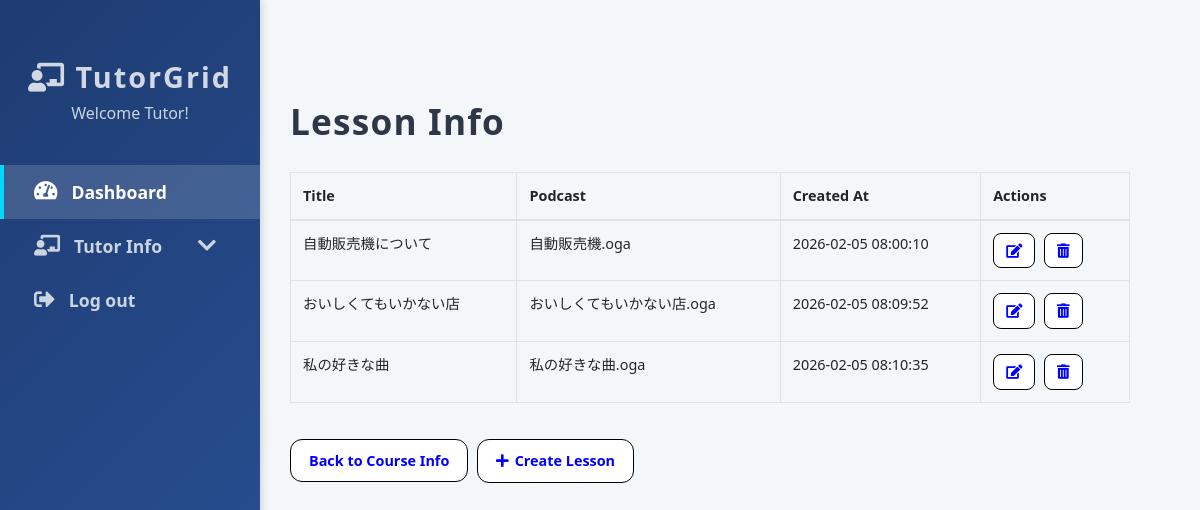
The page /Php_Code/lessons.php?id=1 on the database its author committed.
### tables this page shows
CREATE TABLE `lessons` (
  `LessonID` int(11) NOT NULL,
  `CID` int(11) NOT NULL,
  `title` varchar(255) NOT NULL,
  `file_path` varchar(255) NOT NULL,
  `description` mediumtext DEFAULT NULL,
  `uploaded_at` timestamp NOT NULL DEFAULT current_timestamp()
);

### Php_Code/lessons.php (the view, shortened to what this page needs)
<?php
include 'connection.php';
$cid=$_GET["id"];
?>
<!DOCTYPE html>
<html lang="en">
<head>
  <link rel="stylesheet" href="https://stackpath.bootstrapcdn.com/bootstrap/4.5.2/css/bootstrap.min.css" />
  <link rel="stylesheet" href="https://cdnjs.cloudflare.com/ajax/libs/font-awesome/5.15.4/css/all.min.css" />
</head>
<body>
  <nav class="sidebar">
    <div class="profile">
      <h3><i class="fas fa-chalkboard-teacher"></i> TutorGrid</h3>
      <p>Welcome Tutor!</p>
    </div>
    <div class="sidebar-sticky">
      <ul class="nav flex-column">
        <li class="nav-item">
          <a class="nav-link active" href="tutor_dashboard.php">
            <i class="fas fa-tachometer-alt"></i> Dashboard
          </a>
        </li>
        <li class="nav-item">
          <a class="nav-link submenu-toggle" href="#">
            <i class="fas fa-chalkboard-teacher"></i> Tutor Info
            <i class="fas fa-chevron-down ml-auto"></i>
          </a>
        </li>
        <li class="nav-item">
          <a class="nav-link" href="logout.php">
            <i class="fas fa-sign-out-alt"></i> Log out
          </a>
        </li>
      </ul>
    </div>
  </nav>
  <main role="main">
  <?php
$result = mysqli_query($con, "SELECT * FROM lessons WHERE CID='$cid'");
if (mysqli_num_rows($result) > 0) {
    ?>
    <div class="table-container">
      <h2>Lesson Info</h2>
      <div class="table-responsive">
        <table class="table table-bordered">
    <thead>
        <tr>
            <th>Title</th>
            <th>Podcast</th>
            <th>Created At</th>
            <th>Actions</th>
        </tr>
    </thead>
    <tbody>
<?php
while ($course = mysqli_fetch_assoc($result)) {
    $cid = $course['CID'];
    $lessonId = $course["LessonID"];
    $filename = basename($course['file_path']);
    $displayName = strpos($filename, '_') !== false ? substr($filename, strpos($filename, '_') + 1) : $filename;
    echo "<tr class='main-row' data-target='details-$cid'>
            <td>" . htmlspecialchars($course['title']) . "</td>
            <td>" . htmlspecialchars($displayName) . "</td>
            <td>" . htmlspecialchars($course['uploaded_at']) . "</td>
            <td>
             <button class='btn btn-primary'><a href='updateLesson.php?ULId=$lessonId'><i class='fas fa-edit'></i></a></button>
             <button class='btn btn-danger'><a href='deleteLesson.php?DLId=$lessonId' onclick=\"return confirm('Are you sure you want to delete this lesson?')\"><i class='fas fa-trash-alt'></i></a></button>
            </td>
          </tr>";
}}
?>
    </tbody>
</table>
       <button type="button" class="btn btn-success">
         <a href="Course_Info.php"> Back to Course Info</a>
        </button>
         <button type="button" class="btn btn-success">
        <a href="addLesson.php?cid=<?php echo $cid; ?>">
    <i class="fas fa-plus"></i> Create Lesson
</a>
        </button>
  </main>
</body>
</html>

### Php_Code/lessons.php (style rules this page uses)
body { font-family: 'Segoe UI', Tahoma, Geneva, Verdana, sans-serif; background: #f4f7fa; margin: 0; display: flex; min-height: 100vh; font-size:0.9rem; }
.sidebar { position: fixed; top: 0; bottom: 0; left: 0; width: 260px; background: linear-gradient(135deg, #1e3c72 0%, #2a5298 100%); color: white; box-shadow: 2px 0 8px rgba(0,0,0,0.15); padding-top: 60px; z-index: 100; display: flex; flex-direction: column; }
.sidebar .profile { text-align: center; margin-bottom: 40px; }
.sidebar .profile h3 { font-weight: 700; letter-spacing: 2px; font-size: 1.8rem; margin-bottom: 6px; color: #ffffffcc; }
.sidebar .profile p { font-size: 1rem; color: #cbd5e0; margin: 0; }
.sidebar-sticky { overflow-y: auto; flex-grow: 1; padding-left: 0; }
.sidebar ul.nav { list-style: none; padding-left: 0; margin: 0; }
.sidebar .nav-item { margin-bottom: 0; }
.sidebar .nav-link { display: flex; align-items: center; color: #cbd5e0; font-weight: 600; font-size: 1.1rem; padding: 14px 30px; border-left: 4px solid transparent; transition: all 0.3s ease; cursor: pointer; user-select: none; text-decoration: none; }
.sidebar .nav-link:hover, .sidebar .nav-link.active { background: rgba(255,255,255,0.15); color: #fff; border-left: 4px solid #00d8ff; text-decoration: none; }
.sidebar .nav-link i { margin-right: 14px; font-size: 1.3rem; }
main { margin-left: 240px; padding: 40px 50px; width: calc(100% - 260px); background: #f4f7fa; min-height: 100vh; }
main h2 { font-weight: 700; color: #2d3748; margin-bottom: 30px; letter-spacing: 1.2px; font-size: 2.2rem; }
.table-container { margin-top: 60px; }
.table-container .btn { margin-right: 5px; background-color: white; color: black; border: 1px solid black; }
.table-container .btn .fas { color: blue; }
.table-container .btn-success a { color: blue; text-decoration: none; }
.btn { margin-right: 8px; font-size: 0.9rem; border-radius: 8px; padding: 6px 12px; transition: background-color 0.3s ease, color 0.3s ease; }
.btn-primary { background-color: #0077b6; border-color: #0077b6; color: white; }
.btn-danger { background-color: #d90429; border-color: #d90429; color: white; }
.btn-success { background-color: #00b4d8; border-color: #00b4d8; margin-top: 20px; font-weight: 600; padding: 10px 18px; border-radius: 12px; }
.btn a { color: inherit; text-decoration: none; display: inline-flex; align-items: center; gap: 6px; }

### rows shown on the page
lessons: title "自動販売機について", file_path "自動販売機.oga", uploaded_at "2026-02-05 08:00:10"
lessons: title "おいしくてもいかない店", file_path "おいしくてもいかない店.oga", uploaded_at "2026-02-05 08:09:52"
lessons: title "私の好きな曲", file_path "私の好きな曲.oga", uploaded_at "2026-02-05 08:10:35"
